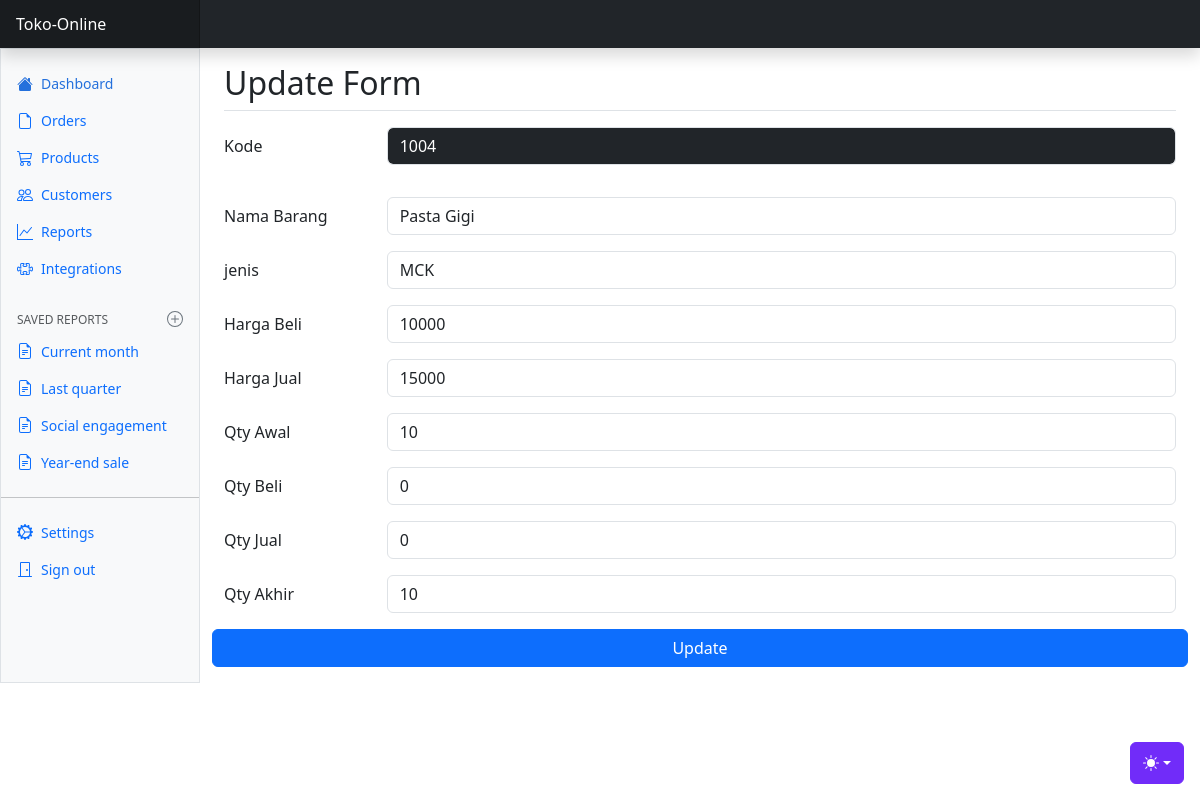
The page /admin/index.php?page=products&id=1004 on the database its author committed.
### tables this page shows
CREATE TABLE `barang` (
  `kode` char(8) NOT NULL,
  `barang` varchar(100) NOT NULL,
  `jenis` char(20) NOT NULL,
  `hbeli` int NOT NULL DEFAULT '0',
  `hjual` int NOT NULL DEFAULT '0',
  `qtyawal` int NOT NULL DEFAULT '0',
  `qtybeli` int NOT NULL DEFAULT '0',
  `qtyjual` int NOT NULL DEFAULT '0',
  `qtyakhir` int NOT NULL DEFAULT '0',
  `gambar` varchar(200) NOT NULL,
  PRIMARY KEY (`kode`)
);

### admin/main/barang/ubah.php (the view, shortened to what this page needs)
<?php
require_once("../config/koneksi.php");
if (isset($_GET['id'])) {
    $kode = $_GET['id'];
    $hasil = mysqli_query($conn, "SELECT * FROM barang WHERE kode='$kode'");
    $baris = mysqli_fetch_assoc($hasil);
}
?>
<h2 class="pt-3 pb-2 mb-3 border-bottom">Update Form</h2>
<form action="" method="post">
    <div class="row mb-3">
        <label for="kode" class="col-sm-2 col-form-label">Kode</label>
        <div class="col-sm-10">
            <p class="form-control bg-dark text-white"><?= $id ?></p>
        </div>
    </div>
    <div class="row mb-3">
        <label for="barang" class="col-sm-2 col-form-label">Nama Barang</label>
        <div class="col-sm-10">
            <input type="text" class="form-control" id="barang" name="barang" value="<?= $baris['barang'] ?>">
        </div>
    </div>
    <div class="row mb-3">
        <label for="jenis" class="col-sm-2 col-form-label">jenis</label>
        <div class="col-sm-10">
            <input type="text" class="form-control" id="jenis" name="jenis" value="<?= $baris['jenis'] ?>">
        </div>
    </div>
    <div class="row mb-3">
        <label for="hbeli" class="col-sm-2 col-form-label">Harga Beli</label>
        <div class="col-sm-10">
            <input type="number" class="form-control" id="hbeli" name="hbeli" value="<?= $baris['hbeli'] ?>">
        </div>
    </div>
    <div class="row mb-3">
        <label for="hjual" class="col-sm-2 col-form-label">Harga Jual</label>
        <div class="col-sm-10">
            <input type="number" class="form-control" id="hjual" name="hjual" value="<?= $baris['hjual'] ?>">
        </div>
    </div>
    <div class="row mb-3">
        <label for="qtyawal" class="col-sm-2 col-form-label">Qty Awal</label>
        <div class="col-sm-10">
            <input type="number" class="form-control" id="qtyawal" name="qtyawal" value="<?= $baris['qtyawal'] ?>">
        </div>
    </div>
    <div class="row mb-3">
        <label for="qtybeli" class="col-sm-2 col-form-label">Qty Beli</label>
        <div class="col-sm-10">
            <input type="number" class="form-control" id="qtybeli" name="qtybeli" value="<?= $baris['qtybeli'] ?>">
        </div>
    </div>
    <div class="row mb-3">
        <label for="qtyjual" class="col-sm-2 col-form-label">Qty Jual</label>
        <div class="col-sm-10">
            <input type="number" class="form-control" id="qtyjual" name="qtyjual" value="<?= $baris['qtyjual'] ?>">
        </div>
    </div>
    <div class="row mb-3">
        <label for="qtyakhir" class="col-sm-2 col-form-label">Qty Akhir</label>
        <div class="col-sm-10">
            <input type="number" class="form-control" id="qtyakhir" name="qtyakhir" value="<?= $baris['qtyakhir'] ?>">
        </div>
    </div>
    <div class="row mb-3">
        <button type="submit" name="update" class="btn btn-primary">Update</button>
    </div>
</form>

### rows shown on the page
barang: barang "Pasta Gigi", jenis "MCK", hbeli "10000", hjual "15000", qtyawal "10", qtybeli "0", qtyjual "0", qtyakhir "10"

### other values the page prints
$id "1004"
